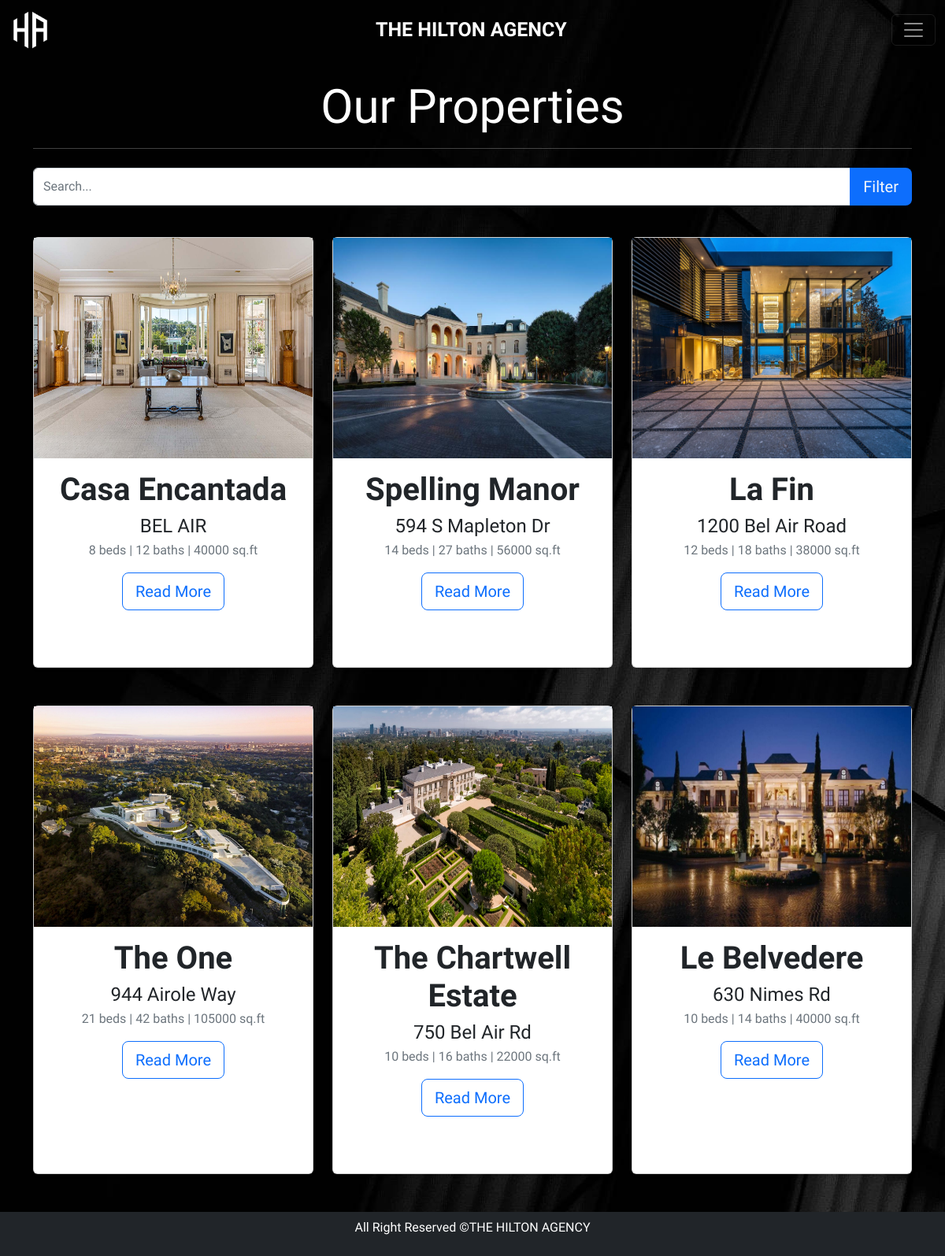
/properties.php, run on the app's committed database.
### tables this page shows
CREATE TABLE `property_description` (
  `id` int(11) NOT NULL,
  `name` varchar(50) DEFAULT NULL,
  `location` varchar(50) DEFAULT NULL,
  `address` varchar(50) DEFAULT NULL,
  `beds` int(11) DEFAULT NULL,
  `baths` int(11) DEFAULT NULL,
  `size` int(11) DEFAULT NULL,
  `price` varchar(50) DEFAULT NULL,
  `description` longtext DEFAULT NULL,
  `main_image` varchar(50) DEFAULT NULL
);

### properties.php (the view, shortened to what this page needs)
<!DOCTYPE html>
<html lang="en">
<head>
  <link href="https://cdn.jsdelivr.net/npm/bootstrap@5.2.0-beta1/dist/css/bootstrap.min.css" rel="stylesheet">
  <link rel="stylesheet" href="css/property_style.css?<?php echo time();?>">
</head>
<body>
  <?php include('navigation.php'); ?>
  <div class="container">
    <div class="title">
      <h1>Our Properties</h1>
    <hr>
    <div class="input-group mt-4">
      <input type="text" class="form-control" id="search" placeholder="Search..." aria-describedby="button-addon2">
      <button type="button" class="btn bg-primary btn-lg text-light" id="prime" data-bs-toggle="offcanvas" data-bs-target="#offcanvasExample" aria-controls="offcanvasExample">Filter</button>
    </div>
    <?php include("filterdesign.php"); ?>
    </div>
    <div class="row">
      <?php
        $servername = "localhost";
        $username = "root";
        $password = "";
        $dbname = "hiltonagency";
        $sql = "";
        $conn = new mysqli($servername, $username, $password, $dbname);
        if (isset($_SESSION["sqlFilter"])) {
          $sql = $_SESSION["sqlFilter"];
          unset($_SESSION["sqlFilter"]);
        } else {
          $sql = "SELECT * FROM property_description";
        }
        $result = $conn->query($sql);
        if ($result->num_rows > 0) {
          while($row = $result->fetch_assoc()) {
            echo '
            <div class="col-lg-4 col-md-6 col-sm-12 mb-5" id = "property">
              <div class="card mb-5 shadow-sm h-100">
                <img src="'. $row['main_image'].'" class="img-fluid" />
                <div class="card-body">
                  <div class="card-title">
                    <h2 class ="text-center fw-bolder fs-1">'. $row['name'].'</h2>
                  </div>
                  <h4 class="fs-4 mb-1 text-center">'. $row["address"] .' </h4>
                  <p class="text-muted text-center mb-2 ">' . $row["beds"] . ' beds <span>|</span> ' . $row["baths"] . ' baths <span>|</span> ' . $row["size"] . ' sq.ft</p>
                  <div class="card-footer bg-white border-0 text-center">
                  <form method="get" action="properties-read-more.php" class="mx-auto">
                    <button type="submit" name="id" value="'. $row["id"] .'" class="btn btn-lg btn-outline-primary mt-auto">Read More</button>
                  </form>
                </div>
                </div>
              </div>
            </div>';
          }
        } else {
          echo "0 results";
        }
      ?>
    </div>
  </div>
  <footer class="bg-dark p-2 text-center">
    <div class="container">
      <p class="text-white">All Right Reserved &copy;THE HILTON AGENCY</p>
    </div>
  </footer>
</body>
</html>

### css/property_style.css (style rules this page uses)
* { font-family: 'Raleway', sans-serif; }
body { background-image: url(../images/3d-balck-wallpaper.jpg); }
body { top: 0px !important; }
.card img { height: 280px; }
.title h1 { font-size: 60px; text-align: center; padding-top: 100px; color: white; }
hr { color: white; }

### data on the page
property_description: main_image (picture), name "Casa Encantada", address "BEL AIR", beds "8", baths "12", size "40000", $row["id"] 1 (drawn)
property_description: main_image (picture), name "Spelling Manor", address "594 S Mapleton Dr", beds "14", baths "27", size "56000", $row["id"] 2 (drawn)
property_description: main_image (picture), name "La Fin", address "1200 Bel Air Road", beds "12", baths "18", size "38000", $row["id"] 3 (drawn)
property_description: main_image (picture), name "The One", address "944 Airole Way", beds "21", baths "42", size "105000", $row["id"] 4 (drawn)
property_description: main_image (picture), name "The Chartwell Estate", address "750 Bel Air Rd", beds "10", baths "16", size "22000", $row["id"] 5 (drawn)
property_description: main_image (picture), name "Le Belvedere", address "630 Nimes Rd", beds "10", baths "14", size "40000", $row["id"] 6 (drawn)
